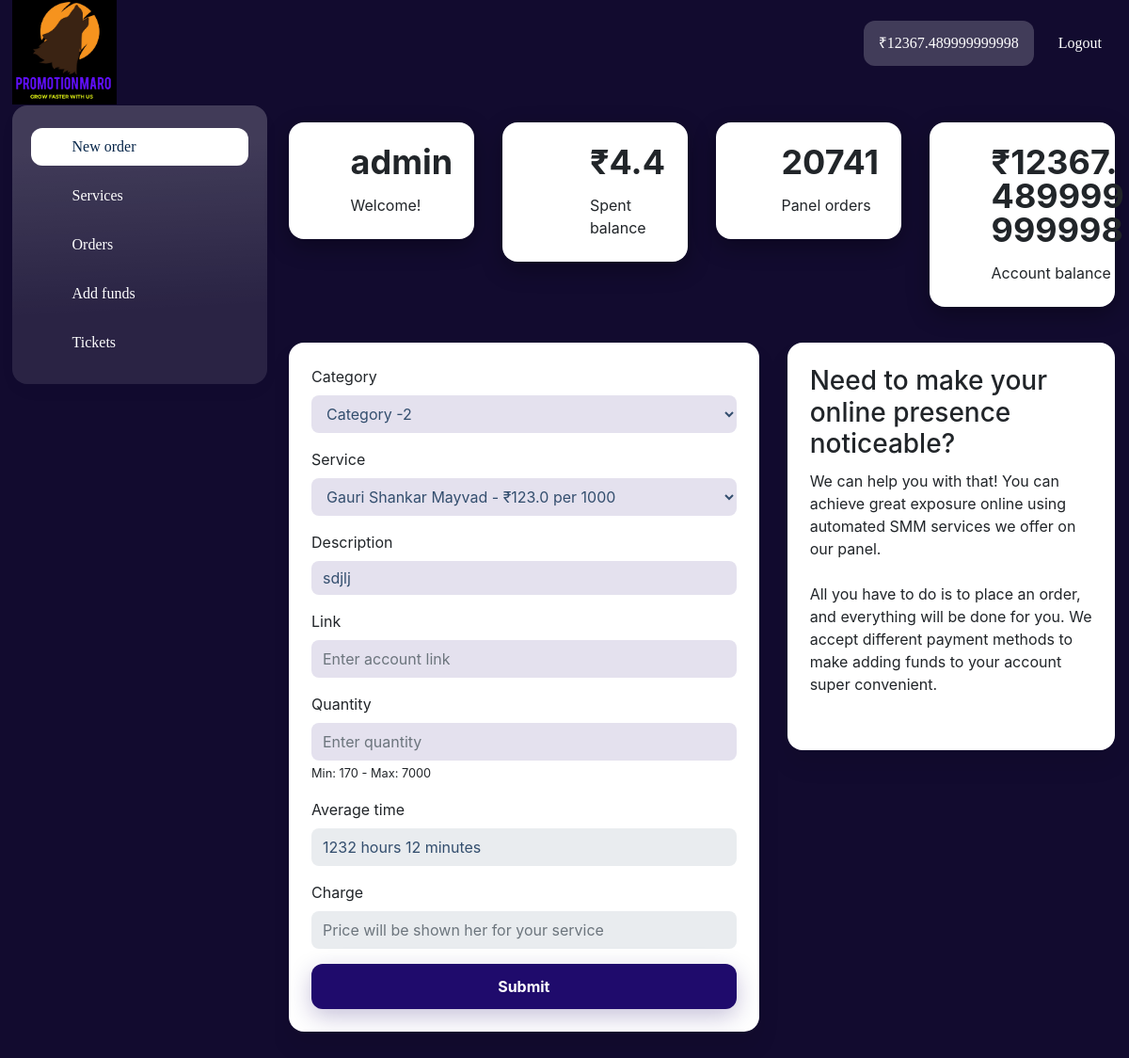
The app's page /dashboard (signed in), older data.
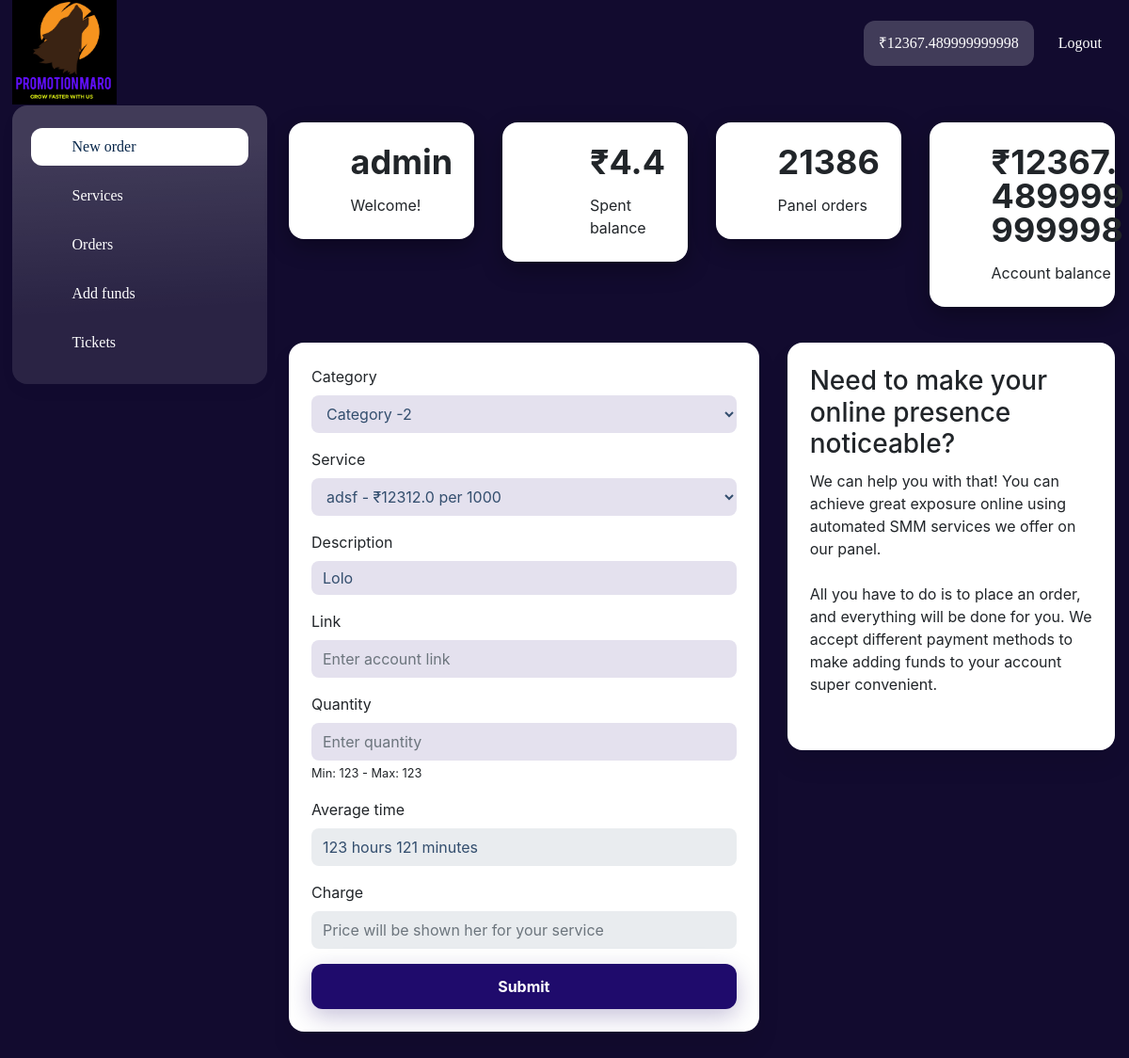
The same page, newer data.
### dashboard/models.py (models this page shows)
class CounterOrder(models.Model):
    counter = models.IntegerField()

### services/models.py (models this page shows, shortened)
class ServicesModel(models.Model):
    category = models.ForeignKey(CategoryModel, on_delete=models.CASCADE)
    name = models.CharField(max_length=400)
    min_order = models.IntegerField()
    max_order = models.IntegerField()
    rate = models.FloatField(help_text="Per 1000 ")
    average_time_hours = models.IntegerField(blank=True, null=True)
    average_time_minutes = models.IntegerField(blank=True, null=True)
    description = models.TextField(max_length=4000, blank=True, null=True)
    active = models.BooleanField(default=False)
    is_refill = models.BooleanField(default=False)
    sasta_id = models.IntegerField(blank=True, null=True)
    sasta_active = models.BooleanField(default=False)
    snakers_id = models.IntegerField(blank=True, null=True)
    snakers_active = models.BooleanField(default=False)
    class Meta:
        verbose_name = "Service"

### dashboard/views.py (the view, shortened to what this page needs)
# urls.py: path('', include('dashboard.urls')),
@login_required
def dashboard(request):
    categories = CategoryModel.objects.filter(active=True)
    services = []
    for category in categories:
        service = ServicesModel.objects.filter(active=True, category=category)
        if service.count() > 0:
            category.services = service
            services.append(category)
    error_message = ""
    return render(request, "dashboard.html", {"categories": services})

### dashboard/templatetags/get_account_pay.py (called while the page is built)
@register.simple_tag
def get_account_balance(user):
    return AccountBalance.objects.get(user=user).money

@register.simple_tag
def get_spent_balance(user):
    balance = OrdersModel.objects.filter(user=user).exclude(status="Cancelled")
    total = 0
    for i in balance:
        total += i.charge
    return total

### dashboard/templatetags/get_live_updates.py (called while the page is built)
@register.simple_tag
def get_orders_count():
    counter = CounterOrder.objects.all().first()
    counter.counter = counter.counter + random.randint(2, 101)
    counter.save()
    return counter.counter

### dashboard/templates/dashboard.html (shortened to what the changed rows need)
{% extends 'base.html' %} {% block content %}
<div class="wrapper wrapper-sidebar-navbar">
    <div class="wrapper-content">
        <div class="wrapper-content__body">
            {% include 'components/dashboard_herosection.html' %}
            <div id="block_13">
                <div class="new_order-block">
                    <div class="container-fluid">
                        <div class="row">
                            <div class="col-lg-7 mb-3 mb-lg-0">
                                <div
                                    class="component_form_group component_card component_radio_button"
                                >
                                    <div class="card">
                                        <form
                                            action="{% url 'dashboard' %}"
                                            method="post"
                                            id="order-form"
                                        >
                                            <div class="component_button_forms">
                                                <div class="form-group">
                                                    <label
                                                        for="orderform-service"
                                                        class="control-label"
                                                        >Service</label
                                                    >
                                                    <select
                                                        class="form-control"
                                                        id="orderform-service"
                                                        name="service"
                                                        onchange="serviceChange(this)"
                                                    >
                                                        {% for category in categories %}
                                                            {% if forloop.first %}
                                                                {% for service in category.services %}
                                                                <option
                                                                    value="{{service.id}}"
                                                                >
                                                                    {{service.name}} - ₹{{service.rate}} per 1000
                                                                </option>
                                                                {% endfor %}
                                                            {% endif %}
                                                        {% endfor %}
                                                    </select>
                                                </div>
                                                <div
                                                    class="form-group fields component_service_description"
                                                    id="service_description"
                                                >
                                                    <label
                                                        for="service_description"
                                                        class="control-label"
                                                        >Description</label
                                                    >
                                                    <div
                                                    class=" form-control panel-description"
                                                    style="height: auto;"
                                                    >
                                                    {% for category in categories %}
                                                    {% if forloop.first %}
                                                        {% for service in category.services %}
                                                            {{service.description}}
                                                        {% endfor %}
                                                    {% endif %}
                                                {% endfor %}
                                                    </div>
                                                </div>
                                                <div id="fields">
                                                    <div
                                                        class="form-group fields"
                                                        id="order_quantity"
                                                    >
                                                        <label
                                                            class="control-label"
                                                            for="field-orderform-fields-quantity"
                                                            >Quantity</label
                                                        >
                                                        <input
                                                            class="form-control quantity"
                                                            name="quantity"
                                                            oninput="detectPriceChange(this)"
                                                            type="number"
                                                            placeholder="Enter quantity "
                                                            required
                                                            id="field-orderform-fields-quantity"
                                                        /><small
                                                            class="help-block min-max"
                                                            ></small
                                                        >
                                                    </div>
                                                    <div
                                                        class="form-group fields"
                                                        id="order_average_time"
                                                        style="display: block"
                                                    >
                                                        <label
                                                            class="control-label"
                                                            for="#e"
                                                            >Average time
                                                            <span
                                                                class="ml-1 mr-1 fa fa-exclamation-circle"
                                                                data-toggle="tooltip"
                                                                data-placement="right"
                                                                title=""
                                                                data-original-title="The average time is based on 10 latest completed orders per 1000 quantity."
                                                            >
                                                            </span>
                                                        </label>
                                                        <input
                                                            class="form-control"
                                                            readonly=""
                                                            value=""
                                                            type="text"
                                                            id="field-orderform-fields-average_time"
                                                            disabled=""
                                                        />
                                                    </div>
                                                </div>
                                            </div>
                                        </form>
                                    </div>
                                </div>
                            </div>
                        </div>
                    </div>
                </div>
            </div>
        </div>
    </div>
</div>
{% endblock content %}

### dashboard/templates/components/dashboard_herosection.html (shortened to what the changed rows need)
{% load get_account_pay get_live_updates %}
    <div id="block_77">
        <div class="totals">
            <div class="container-fluid">
                <div
                    class="row align-items-start justify-content-start"
                >
                    <div class="col-lg-3 col-md-6 col-sm-12 mb-2 mt-2">
                        <div
                            class="card h-100"
                            style="
                                padding-top: 24px;
                                padding-bottom: 24px;
                                border-left-width: 0px;
                                border-right-width: 0px;
                                border-bottom-width: 0px;
                                border-top-width: 0px;
                                box-shadow: 0 8px 24px 0
                                    rgba(0, 0, 0, 0.32);
                                border-style: solid;
                            "
                        >
                            <div class="totals-block__card">
                                <div class="totals-block__card-right">
                                    <div class="totals-block__count">
                                        <div
                                            class="totals-block__count-value style-text-primary"
                                            style="
                                                font-size: 36px;
                                                line-height: 36px;
                                            "
                                        >
                                            {% get_orders_count %}
                                        </div>
                                    </div>
                                </div>
                            </div>
                        </div>
                    </div>
                </div>
            </div>
        </div>
    </div>

Row changes from the older to the newer data that the page shows:
removed ServicesModel: description "sdjlj"
changed CounterOrder: counter+id "20741" → "21386"
changed CategoryModel: gains ServicesModel (description "Lolo")
Text that changed along with them:
form field service: "Gauri Shankar Mayvad - ₹123.0 per 1000" → "adsf - ₹12312.0 per 1000"
text written by a page script: "Min: 170 - Max: 7000" → "Min: 123 - Max: 123"
form field value: "1232 hours 12 minutes" → "123 hours 121 minutes"
